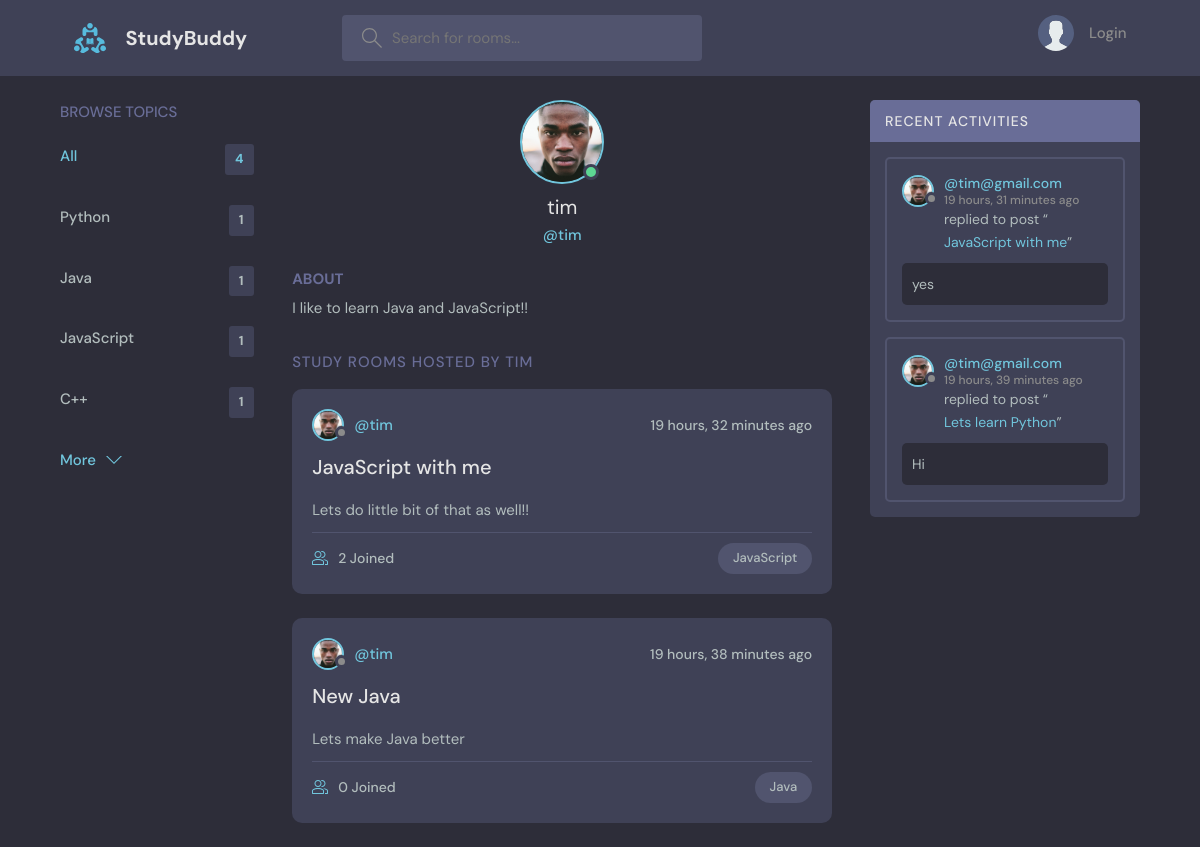
The page /profile/2 on the database its author committed.
### base/models.py (models this page shows, shortened)
class Topic(models.Model):
    name = models.CharField(max_length=200)

class User(AbstractUser):
    name = models.CharField(max_length=200, null=True)
    email = models.EmailField(unique=True, null=True)
    bio = models.TextField(null=True)
    avatar = models.ImageField(null=True, default="avatar.svg")
    USERNAME_FIELD = 'email'
    REQUIRED_FIELDS = []

class Room(models.Model):
    host= models.ForeignKey(User , on_delete=models.SET_NULL, null=True) #moramo staviti null=true jer moramo dozvoliti da ako ga neko pobrise da moze biti prazan
    topic = models.ForeignKey(Topic , on_delete=models.SET_NULL, null=True) #moramo staviti null=true jer moramo dozvoliti da ako ga neko pobrise da moze biti prazan
    name = models.CharField(max_length=200)
    description = models.TextField(null=True, blank=True) #null is allowed/ to mjesto moze ostati prazn, jer inace to nije dozvoljeno ako ne navedes -- balnk= true --> ako runamo save method this we can leave empty
    participants = models.ManyToManyField(User, related_name='participants', blank=True)
    updated = models.DateTimeField(auto_now=True) #svaki put kada save-mo novi podatak ovdje ce biti zapisani detalji kada se to desilo
    created = models.DateTimeField(auto_now_add=True)
    class Meta:  #Model Meta is basically used to change the behavior of your model fields like changing order options,verbose_name and lot of other options
        ordering = ['-updated', '-created'] #reverse ordering tako da najnoviji update i created bude na vrhu liste
    def __str__(self): #The __str__ method in Python represents the class objects as a string – it can be used for classes. The __str__ method should be defined in a way that is easy to read and outputs all the members of the class. This method is also used as a debugging tool when the members of a class need to be checked.
        return self.name #creating string version

class Message(models.Model):
    user= models.ForeignKey(User, on_delete=models.CASCADE) #user model koji se importa iz django.contrib.auth. pogledaj na vrh i trazi na internetu
    room = models.ForeignKey(Room , on_delete=models.CASCADE) #kada neko makne parent room zelimo pobrisati kid od rooma, mozemo staviti  SET_NULL u tom slucaju bi stavio nula ne pobrisao totalno room
    body = models.TextField()
    updated = models.DateTimeField(auto_now=True) #svaki put kada save-mo novi podatak ovdje ce biti zapisani detalji kada se to desilo
    created = models.DateTimeField(auto_now_add=True)
    class Meta:  #Model Meta is basically used to change the behavior of your model fields like changing order options,verbose_name and lot of other options
        ordering = ['-updated', '-created'] #reverse ordering tako da najnoviji update i created bude na vrhu liste

### base/views.py (the view)
# urls.py: path('profile/<str:pk>', views.userProfile, name="user-profile"),
def userProfile(request, pk):
    user = User.objects.get(id=pk)
    rooms = user.room_set.all()
    room_messages = user.message_set.all()
    topics = Topic.objects.all()
    context = {'user':user, 'rooms':rooms, 'room_messages':room_messages, 'topics':topics}
    return render(request, 'base/profile.html', context)

### base/templates/base/profile.html (shortened to what this page needs)
{% extends 'main.html' %}
{% block content %}
  <main class="profile-page layout layout--3">
    <div class="container">
      {% include 'base/topics_component.html' %}
      <div class="roomList">
        <div class="profile">
          <div class="profile__avatar">
            <div class="avatar avatar--large active">
              <img src="{{user.avatar.url}}" />
            </div>
          </div>
          <div class="profile__info">
            <h3>{{user.username}}</h3>
            <p>@{{user.username}}</p>
          </div>
          <div class="profile__about">
            <h3>About</h3>
            <p>
              {{user.bio}}
            </p>
          </div>
        </div>
        <div class="roomList__header">
          <div>
            <h2>Study Rooms Hosted by {{user.name}}</a>
            </h2>
          </div>
        </div>
        {% include 'base/feed_component.html' %}
      </div>
      {% include 'base/activity_component.html' %}
    </div>
  </main>
{% endblock content %}

### templates/main.html (shortened to what this page needs)
<!DOCTYPE html>
{% load static %}
<html lang="en">
  <head>
    <link rel="stylesheet" href="{% static 'styles/style.css' %}" />
  </head>
  <body>
    {% include 'navbar.html' %}
    {% block content %}
    {% endblock %}
  </body>
</html>

### templates/navbar.html (shortened to what this page needs)
{% load static %}
<header class="header header--loggedIn">
    <div class="container">
      <a href="{% url 'home' %}" class="header__logo">
        <img src="{% static 'images/logo.svg' %}" />
        <h1>StudyBuddy</h1>
      </a>
      <form class="header__search" method="GET" action="{% url 'home' %}">
        <label>
          <input name="q" placeholder="Search for rooms..." />
        </label>
      </form>
      <nav class="header__menu">
        {% if request.user.is_authenticated %}
        <div class="header__user">
          <a href="{% url 'update-user' %}">
            <div class="avatar avatar--medium active">
              <img src="{{request.user.avatar.url}}" />
            </div>
            <p>{{request.user.username}}<span>@{{request.user.username}}</span></p>
          </a>
          <button class="dropdown-button">
            <svg version="1.1" xmlns="http://www.w3.org/2000/svg" width="32" height="32" viewBox="0 0 32 32">
              <title>chevron-down</title>
              <path d="M16 21l-13-13h-3l16 16 16-16h-3l-13 13z"></path>
            </svg>
          </button>
        </div>
        {% else %}
        <a href="{% url 'login' %}">
          <img src="{% static 'images/avatar.svg' %}" />
          <p>Login</p>
        </a>
        {% endif %}
      </nav>
    </div>
  </header>

### base/templates/base/topics_component.html
<div class="topics">
    <div class="topics__header">
      <h2>Browse Topics</h2>
    </div>
    <ul class="topics__list">
      <li>
        <a href="{% url 'home' %}" class="active">All <span>{{topics.count}}</span></a>
      </li>
      {% for topic in topics%}
      <li>
        <a href="{% url 'home' %}?q={{topic.name}}">{{topic.name}} <span>{{topic.room_set.all.count}}</span></a>
      </li>
      {% endfor %}
    </ul>
    <a class="btn btn--link" href="{% url 'topics' %}">
      More
      <svg version="1.1" xmlns="http://www.w3.org/2000/svg" width="32" height="32" viewBox="0 0 32 32">
        <title>chevron-down</title>
        <path d="M16 21l-13-13h-3l16 16 16-16h-3l-13 13z"></path>
      </svg>
    </a>
  </div>

### base/templates/base/feed_component.html (shortened to what this page needs)
{% for room in rooms %}
<div class="roomListRoom">
    <div class="roomListRoom__header">
      <a href="{% url 'user-profile' room.host.id %}" class="roomListRoom__author">
        <div class="avatar avatar--small">
          <img src="{{room.host.avatar.url}}" />
        </div>
        <span>@{{room.host.username}}</span>
      </a>
      <div class="roomListRoom__actions">
        <span>{{room.created|timesince}} ago</span>
      </div>
    </div>
    <div class="roomListRoom__content">
      <a href="{% url 'room' room.id %}">{{room.name}}</a>
      <p>
        {{room.description}}
      </p>
    </div>
    <div class="roomListRoom__meta">
      <a href="{% url 'room' room.id %}" class="roomListRoom__joined">
        {{room.participants.all.count}} Joined
      </a>
      <p class="roomListRoom__topic">{{room.topic.name}}</p>
    </div>
  </div>
{% endfor %}

### base/templates/base/activity_component.html (shortened to what this page needs)
<div class="activities">
    <div class="activities__header">
      <h2>Recent Activities</h2>
    </div>
    {% for message in room_messages %}
    <div class="activities__box">
      <div class="activities__boxHeader roomListRoom__header">
        <a href="{% url 'user-profile' message.user.id %}" class="roomListRoom__author">
          <div class="avatar avatar--small">
            <img src="{{message.user.avatar.url}}" />
          </div>
          <p>
            @{{message.user}}
            <span>{{message.created|timesince}} ago</span>
          </p>
        </a>
      </div>
      <div class="activities__boxContent">
        <p>replied to post “<a href="{% url 'room' message.room.id %}">{{message.room}}</a>”</p>
        <div class="activities__boxRoomContent">
            {{message.body}}
        </div>
      </div>
    </div>
    {% endfor %}
  </div>

### rows shown on the page
Topic: name "Python", room_set.all.count "1"
Topic: name "Java", room_set.all.count "1"
Topic: name "JavaScript", room_set.all.count "1"
Topic: name "C++", room_set.all.count "1"
User: avatar (picture), username "tim", bio "I like to learn Java and JavaScript!!", name "TIM"
Room: host.avatar (picture), host.username "tim", created "19 hours, 32 minutes", name "JavaScript with me", description "Lets do little bit of that as well!!", participants.all.count "2", topic.name "JavaScript"
Room: host.avatar (picture), host.username "tim", created "19 hours, 38 minutes", name "New Java", description "Lets make Java better", participants.all.count "0", topic.name "Java"
Message: user.avatar (picture), user "tim@gmail.com", created "19 hours, 31 minutes", room "JavaScript with me", body "yes"
Message: user.avatar (picture), user "tim@gmail.com", created "19 hours, 39 minutes", room "Lets learn Python", body "Hi"

### other values the page prints
{{ topics.count }} "4"
